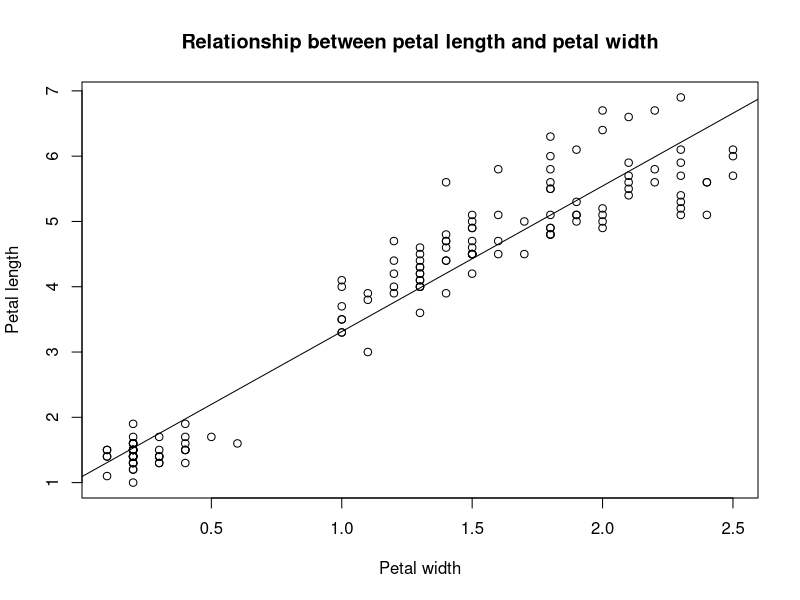
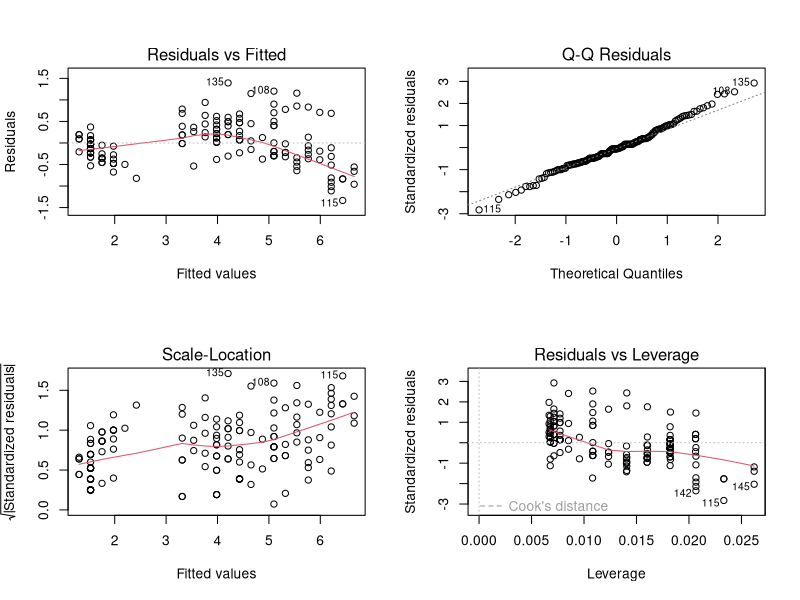

The R script that drew these images, in order:
## ---- chunk 1
knitr::opts_chunk$set(
  cache = FALSE, # if TRUE knitr will cache results to reuse in future knits
  fig.width = 6, # the width for plots created by code chunk
  fig.height = 6, # the height for plots created by code chunk
  fig.align = 'center', # how to align graphics. 'left', 'right', 'center'
  dpi = 300, 
  dev = 'png', # Makes each fig a png, and avoids plotting every data point
  # eval = FALSE, # if FALSE, then the R code chunks are not evaluated
  # results = 'asis', # knitr passes through results without reformatting
  echo = TRUE, # if FALSE knitr won't display code in chunk above it's results
  message = TRUE, # if FALSE knitr won't display messages generated by code
  strip.white = TRUE, # if FALSE knitr won't remove white spaces at beg or end of code chunk
  warning = TRUE, # if FALSE knitr won't display warning messages in the doc
  error = TRUE) # report errors
  # options(tinytex.verbose = TRUE)
## ---- chunk 2
plot(
  iris$Petal.Length ~ iris$Petal.Width,
  main = "Relationship between petal length and petal width",
  xlab = "Petal width",
  ylab = "Petal length"
)
iris.lm = lm(iris$Petal.Length ~ iris$Petal.Width)
abline(iris.lm)
## ---- chunk 3
SlopeCoef = cor(iris$Petal.Length, iris$Petal.Width) *
  (sd(iris$Petal.Length) / sd(iris$Petal.Width))
SlopeCoef

coeffs = function(y, x) {
  ((length(y) * sum(y * x)) -
     (sum(y) * sum(x)))  /
    (length(y) * sum(x ^ 2) - sum(x) ^ 2)
}

coeffs(iris$Petal.Length, iris$Petal.Width)
## ---- chunk 4
iris.lm

regress =  function(y, x) {
  slope = coeffs(y, x)
  intercept = mean(y) - (slope * mean(x))
  model = c(intercept, slope)
  names(model) = c("intercept", "slope")
  model
}
## ---- chunk 5
model = regress(iris$Petal.Length, iris$Petal.Width)
model
## ---- chunk 6
resids = function(y, x, model) {
  y - model[1] - (model[2] * x)
}

Residuals = resids(iris$Petal.Length, iris$Petal.Width, model)

head(round(Residuals, 2))

par(mfrow = c(2, 2))
plot(iris.lm)
## ---- chunk 7
Significance = function(y, x, model) {
  SSE = sum(resids(y, x, model) ^ 2)
  DF = length(y) - 2
  S = sqrt(SSE / DF)
  SEslope = S / sqrt(sum((x - mean(x)) ^ 2))
  tslope = model[2] / SEslope
  sigslope = 2 * (1 - pt(abs(tslope), DF))
  SEintercept = S * sqrt((1 / length(y) + mean(x) ^ 2 / sum((x - mean(
    x
  )) ^ 2)))
  tintercept = model[1] / SEintercept
  sigintercept = 2 * (1 - pt(abs(tintercept), DF))
  RES = c(SEslope,
          tslope,
          sigslope,
          SEintercept,
          tintercept,
          sigintercept)
  names(RES) = c("SE slope",
                 "T slope",
                 "sig slope",
                 "SE intercept",
                 "t intercept",
                 "sig intercept")
  RES
}

round(Significance(iris$Petal.Length, iris$Petal.Width, model), 3)

summary(iris.lm)
